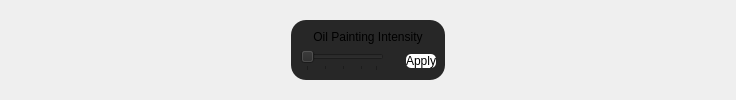
             <widget class="QWidget" name="oilPainting8">
              <layout class="QGridLayout" name="gridLayout_16">
               <item row="0" column="0">
                <spacer name="horizontalSpacer_20">
                 <property name="orientation">
                  <enum>Qt::Horizontal</enum>
                 </property>
                 <property name="sizeType">
                  <enum>QSizePolicy::Maximum</enum>
                 </property>
                 <property name="sizeHint" stdset="0">
                  <size>
                   <width>280</width>
                   <height>20</height>
                  </size>
                 </property>
                </spacer>
               </item>
               <item row="0" column="1">
                <widget class="QFrame" name="navigation_8">
                 <property name="maximumSize">
                  <size>
                   <width>16777215</width>
                   <height>60</height>
                  </size>
                 </property>
                 <property name="styleSheet">
                  <string notr="true">background-color: rgb(39, 39, 39);
border-radius: 15px;</string>
                 </property>
                 <layout class="QGridLayout" name="gridLayout_15">
                  <item row="0" column="0">
                   <widget class="QLabel" name="label_4">
                    <property name="styleSheet">
                     <string notr="true">font: 700 8pt &quot;Poppins&quot;;</string>
                    </property>
                    <property name="text">
                     <string>Oil Painting Intensity</string>
                    </property>
                    <property name="alignment">
                     <set>Qt::AlignCenter</set>
                    </property>
                   </widget>
                  </item>
                  <item row="1" column="0">
                   <layout class="QHBoxLayout" name="horizontalLayout_9">
                    <item>
                     <widget class="QSlider" name="oilPaintingSlider">
                      <property name="maximumSize">
                       <size>
                        <width>130</width>
                        <height>16777215</height>
                       </size>
                      </property>
                      <property name="minimum">
                       <number>1</number>
                      </property>
                      <property name="maximum">
                       <number>20</number>
                      </property>
                      <property name="singleStep">
                       <number>1</number>
                      </property>
                      <property name="pageStep">
                       <number>2</number>
                      </property>
                      <property name="orientation">
                       <enum>Qt::Horizontal</enum>
                      </property>
                      <property name="tickPosition">
                       <enum>QSlider::TicksBelow</enum>
                      </property>
                      <property name="tickInterval">
                       <number>5</number>
                      </property>
                     </widget>
                    </item>
                    <item>
                     <widget class="QLabel" name="oilPaintingValueLabel">
                      <property name="minimumSize">
                       <size>
                        <width>10</width>
                        <height>0</height>
                       </size>
                      </property>
                      <property name="maximumSize">
                       <size>
                        <width>15</width>
                        <height>16777215</height>
                       </size>
                      </property>
                      <property name="text">
                       <string/>
                      </property>
                     </widget>
                    </item>
                    <item>
                     <widget class="QPushButton" name="oilPaintingApplyBtn">
                      <property name="maximumSize">
                       <size>
                        <width>50</width>
                        <height>16777215</height>
                       </size>
                      </property>
                      <property name="cursor">
                       <cursorShape>PointingHandCursor</cursorShape>
                      </property>
                      <property name="styleSheet">
                       <string notr="true">color: rgb(0,0,0);
background-color: rgb(255, 255, 255);
border-radius: 5px;
font: 8pt &quot;Poppins&quot;;</string>
                      </property>
                      <property name="text">
                       <string>Apply</string>
                      </property>
                     </widget>
                    </item>
                   </layout>
                  </item>
                 </layout>
                </widget>
               </item>
               <item row="0" column="2">
                <spacer name="horizontalSpacer_19">
                 <property name="orientation">
                  <enum>Qt::Horizontal</enum>
                 </property>
                 <property name="sizeType">
                  <enum>QSizePolicy::Maximum</enum>
                 </property>
                 <property name="sizeHint" stdset="0">
                  <size>
                   <width>280</width>
                   <height>20</height>
                  </size>
                 </property>
                </spacer>
               </item>
              </layout>
             </widget>
